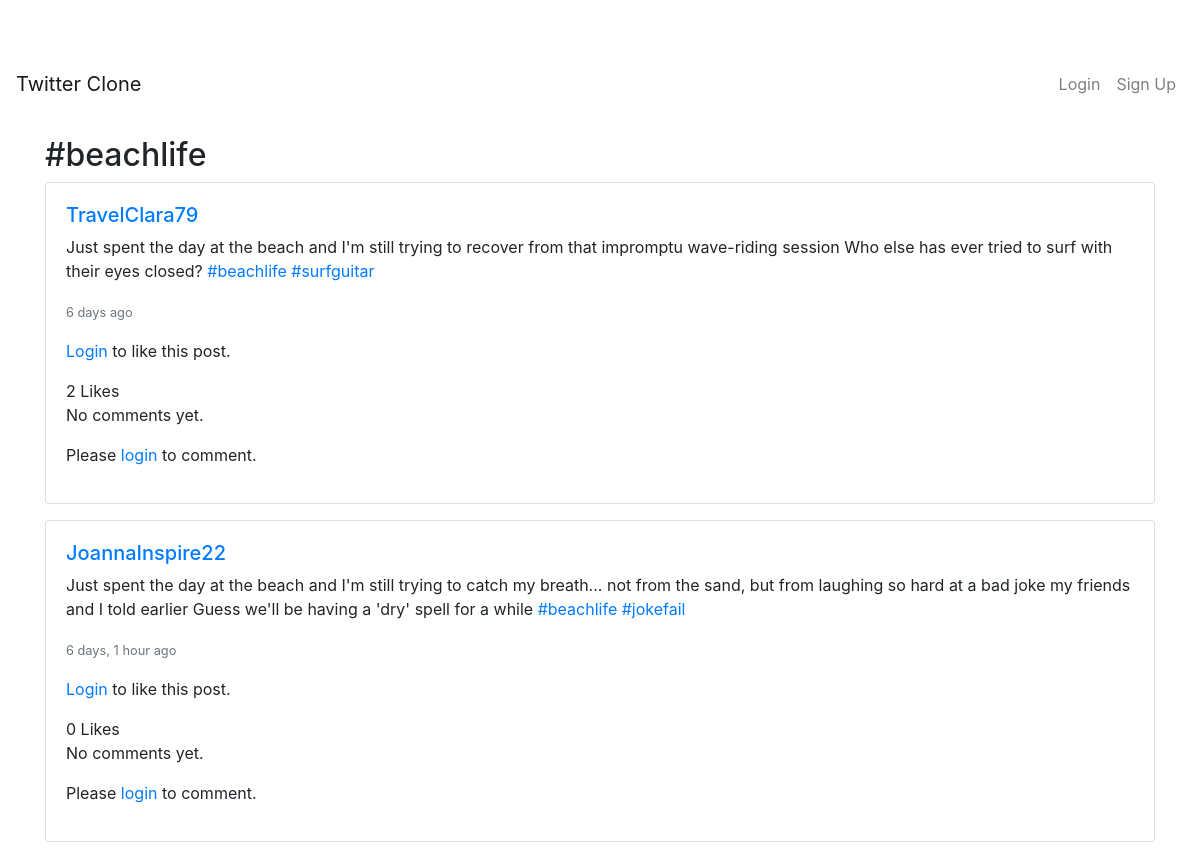
Before: /hashtags/beachlife/ with the older database file.
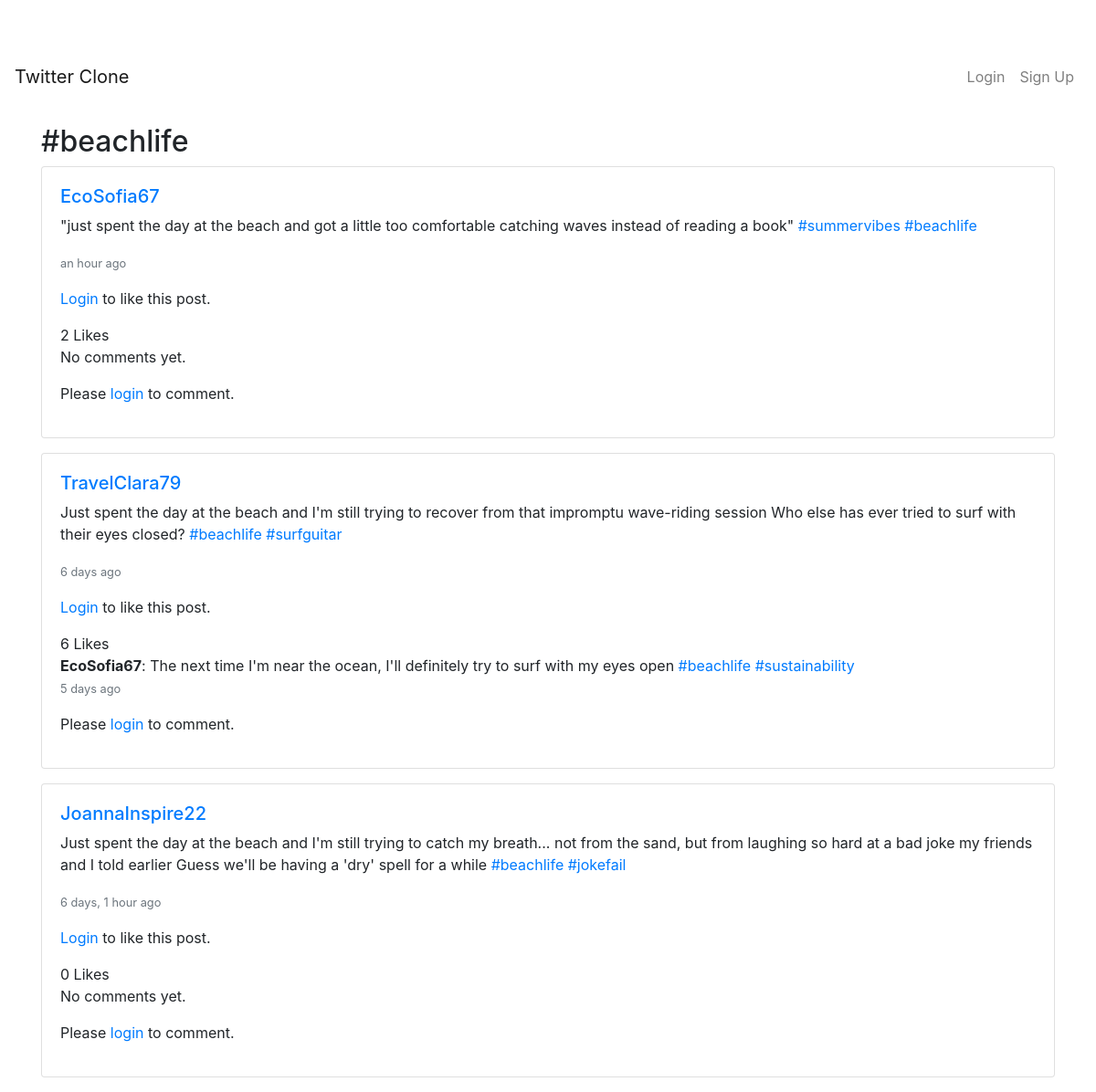
After: the same page with the newer database file.
### posts/models.py (models this page shows, shortened)
class Post(models.Model):
    content = models.TextField(max_length=280)
    author = models.ForeignKey(User, on_delete=models.CASCADE, related_name='posts')
    created_at = models.DateTimeField(auto_now_add=True)
    hashtags = models.ManyToManyField(Hashtag, blank=True, related_name='posts')
    likes = models.ManyToManyField(User, blank=True, related_name='liked_posts')
    def total_likes(self):
        return self.likes.count()

### comments/models.py (models this page shows, shortened)
class Comment(models.Model):
    post = models.ForeignKey(
        Post, on_delete=models.CASCADE, related_name='comments'
    )
    author = models.ForeignKey(
        User, on_delete=models.CASCADE, related_name='comments'
    )
    content = models.TextField(max_length=280)
    created_at = models.DateTimeField(auto_now_add=True)
    hashtags = models.ManyToManyField(Hashtag, blank=True, related_name='comments')

### hashtags/views.py (the view)
# urls.py: path('<str:name>/', views.hashtag_detail, name='hashtag_detail'),
def hashtag_detail(request, name):
    hashtag = get_object_or_404(Hashtag, name=name.lower())
    posts = Post.objects.filter(hashtags=hashtag).order_by('-created_at')
    context = {
        'hashtag': hashtag,
        'posts': posts,
    }
    return render(request, 'hashtags/hashtag_detail.html', context)

### hashtags/templatetags/hashtags_extras.py (called while the page is built)
@register.filter
def link_hashtags(text):
    escaped_text = escape(text)
    escaped_text = escaped_text.replace("&#x27;", "'")
    hashtag_regex = r'#(\w+)'
    def replace(match):
        hashtag = match.group(1)
        url = reverse('hashtags:hashtag_detail', args=[hashtag.lower()])
        return f'<a href="{url}">#{hashtag}</a>'
    linked_text = re.sub(hashtag_regex, replace, escaped_text)
    return mark_safe(linked_text)

### hashtags/templates/hashtags/hashtag_detail.html
{% extends 'base.html' %}
{% load humanize %}
{% load hashtags_extras %}
{% block content %}
<div class="container mt-4">
    <h2>#{{ hashtag.name }}</h2>
    {% if posts %}
        {% for post in posts %}
            {% include 'posts/partials/post_card.html' %}
        {% endfor %}
    {% else %}
        <p>No posts found for this hashtag.</p>
    {% endif %}
</div>
{% endblock %}

### posts/templates/posts/partials/post_content.html
{% load humanize %}
{% load hashtags_extras %}
<h5>
    <a href="{% url 'profile' post.author.username %}">
        {{ post.author.username }}
    </a>
</h5>
<p>{{ post.content|safe|link_hashtags }}</p>
<p class="text-muted">
    <small>{{ post.created_at|naturaltime }}</small>
</p>

### posts/templates/posts/partials/like_button.html
{% if user.is_authenticated %}
    <form id="like-form-{{ post.id }}" hx-post="{% url 'like_post' post.id %}" hx-target="#like-button-{{ post.id }}" hx-swap="innerHTML">
        {% csrf_token %}
        <button type="submit" class="btn btn-sm {% if user in post.likes.all %}btn-outline-danger{% else %}btn-outline-primary{% endif %}">
            {% if user in post.likes.all %}
                <i class="fas fa-heart"></i> Unlike
            {% else %}
                <i class="far fa-heart"></i> Like
            {% endif %}
        </button>
    </form>
{% else %}
    <p><a href="{% url 'login' %}">Login</a> to like this post.</p>
{% endif %}
<span>{{ post.total_likes }} {{ post.total_likes|pluralize:"Like,Likes" }}</span>

### comments/templates/comments/partials/comment_section.html
{% load humanize %}
{% load hashtags_extras %}
<div class="comments">
    {% if post.comments.exists %}
        {% for comment in post.comments.all %}
            <div class="comment mb-2">
                <strong>{{ comment.author.username }}</strong>: {{ comment.content|link_hashtags }}
                <p class="text-muted">
                    <small>{{ comment.created_at|naturaltime }}</small>
                </p>
            </div>
        {% endfor %}
    {% else %}
        <p>No comments yet.</p>
    {% endif %}
</div>

### comments/templates/comments/partials/comment_box.html
{% if user.is_authenticated %}
    <form method="post" action="{% url 'comments:add_comment' post.id %}">
        {% csrf_token %}
        <div class="form-group mb-2">
            <textarea name="content" rows="2" class="form-control"
                      placeholder="Write a comment..."></textarea>
        </div>
        <button type="submit" class="btn btn-sm btn-primary">
            Comment
        </button>
    </form>
{% else %}
    <p>Please <a href="{% url 'login' %}">login</a> to comment.</p>
{% endif %}

Changed rows visible on the page:
added Post: author.username "EcoSofia67", content|link_hashtags "\"just spent the day at the beach and got a little too comfortable catching waves instead of reading a book\" #summervibes #beachlife", created_at "an hour ago", total_likes "2", shows "No comments yet."
shown differently, row unchanged: Post "6 days ago": total_likes "2" → "6"; no longer shows "No comments yet."
added Comment: author.username "EcoSofia67", content|link_hashtags "The next time I'm near the ocean, I'll definitely try to surf with my eyes open #beachlife #sustainability", created_at "5 days ago", shown under Post "6 days ago"
